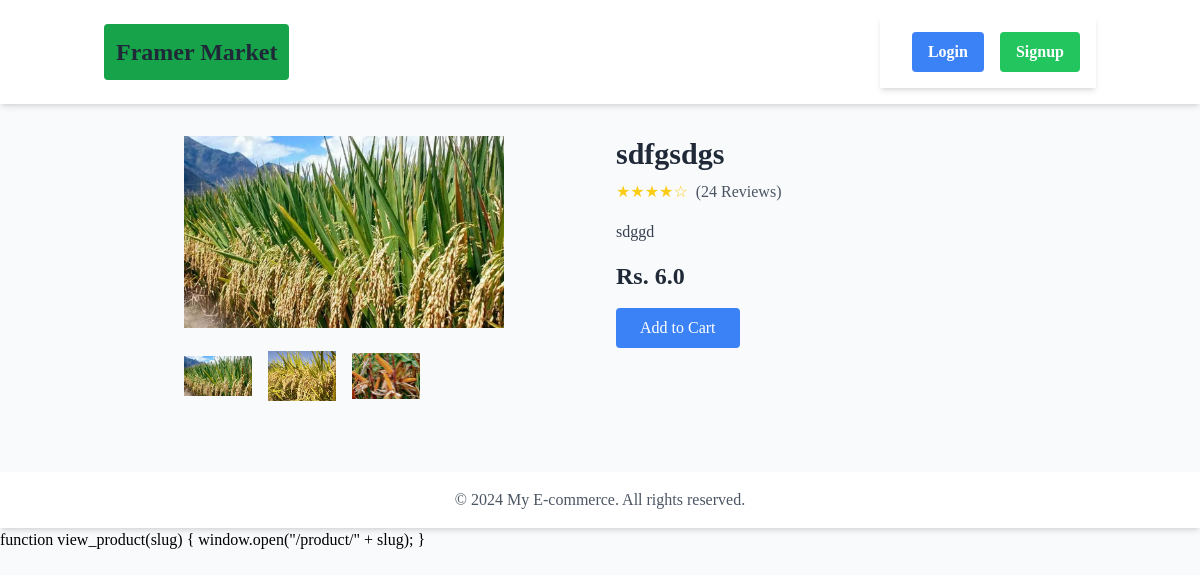
/product/sdfgsdgs/, run on the app's committed database.
### shophouse/models.py (models this page shows, shortened)
class Product(models.Model):
    slug = models.SlugField(unique=True, null=True, blank=True)
    categories= models.ForeignKey(Categories, on_delete=models.CASCADE)
    framer_user= models.ForeignKey(FramerUser, on_delete=models.CASCADE)
    title= models.CharField(max_length=100)
    price= models.FloatField()
    discription = models.TextField()
    on_sale = models.BooleanField(default=False)
    RATING_CHOICES = (
        (1, '1'),
        (2, '2'),
        (3, '3'),
        (4, '4'),
        (5, '5'),
    )
    Rate= models.IntegerField(choices=RATING_CHOICES,  default=5)
    created_at = models.DateTimeField(auto_now_add=True)
    updated_at = models.DateTimeField(auto_now=True)

class ProductImages(models.Model):
    product = models.ForeignKey(Product, on_delete=models.CASCADE, related_name='product_images')
    image = models.ImageField(upload_to='product')
    alt_text= models.CharField(max_length=100)

### shophouse/views.py (the view)
# urls.py: path('product/<slug>/',product_view, name='product'),
def product_view(request, slug):
    try:
        products = Product.objects.get(slug=slug)
        context = {'product': products}
        total_items_num = 0
        if request.user.is_authenticated:
            carts_info = Cart.objects.filter(user=request.user, status= 'cart')
            for each in carts_info:
                total_items_num += each.quantity
            context = {'product': products, "total_items_num":total_items_num, 'identify_farmer': identify_farmer(request.user)}
        return render(request, 'pages/product.html', context)
    except:
        return HttpResponse('Sorry Page not found ')

### templates/pages/product.html
{% extends "base.html" %}
{% block content %}
<div class="container mx-auto px-4 py-8 min-h-[80vh]">
    <div class="grid grid-cols-1 md:grid-cols-2 gap-8">
      <div class="flex justify-center items-center">
        <div class="w-full md:w-2/3">
        {% if product.product_images.exists %}
          <img src="/media/{{product.product_images.first.image}}" alt="Product" class="w-full object-contain">
          <div class="grid grid-cols-4 gap-4 mt-4">
            {% for img in product.product_images.all %}
            <img src="/media/{{img.image}}" alt="Sub Image 1" class="w-full h-16 object-contain cursor-pointer">
            {% endfor %}
          </div>
          {% else %}
          <img src="https://via.placeholder.com/300" alt="Product 2" class="w-full h-56 object-cover">
          {% endif %}
        </div>
      </div>
      <div>
        <h1 class="text-3xl font-bold text-gray-800">{{product.title}}</h1>
        <div class="flex items-center mt-2">
          <div class="text-yellow-400">
            ★★★★☆
          </div>
          <span class="text-gray-600 ml-2">(24 Reviews)</span>
        </div>
        <p class="text-gray-700 mt-4">{{product.discription}}</p>
        <div class="mt-4">
          <span class="text-2xl font-bold text-gray-800">Rs. {{product.price}}</span>
        </div>
        <button class="mt-4 bg-blue-500 text-white px-6 py-2 rounded hover:bg-blue-600"  onclick="window.location.href = '/addcart/{{product.slug}}'">Add to Cart</button>
      </div>
    </div>
</div>
{% endblock content %}
{% block scripts %}
function view_product(slug) {
    window.open("/product/" + slug);
}
{% endblock scripts %}

### data on the page
Product: product_images.first.image (picture), title "sdfgsdgs", discription "sdggd", price "6.0"
ProductImages: image (picture)
ProductImages: image (picture)
ProductImages: image (picture)
